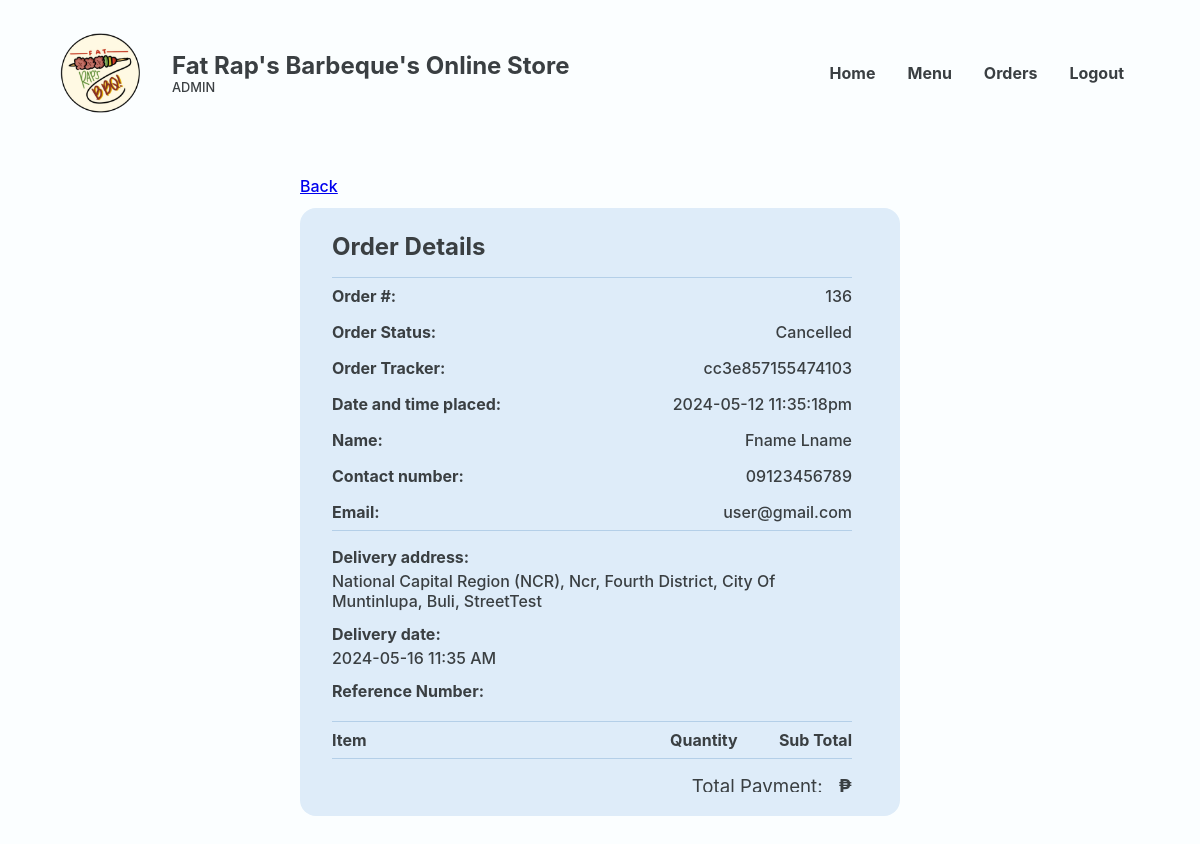
The page /Website/employee-order-details.php?PLACED_ORDER_ID=136 (signed in) on the database its author committed.
### tables this page shows
CREATE TABLE `placed_order` (
  `PLACED_ORDER_ID` int(18) UNSIGNED NOT NULL,
  `PRSN_ID` int(18) NOT NULL,
  `CUS_NAME` varchar(20) NOT NULL,
  `CUS_NUMBER` varchar(11) NOT NULL,
  `CUS_EMAIL` varchar(35) NOT NULL,
  `PLACED_ORDER_DATE` varchar(50) NOT NULL,
  `PLACED_ORDER_TOTAL` decimal(10,2) NOT NULL,
  `DELIVERY_ADDRESS` varchar(255) NOT NULL,
  `DELIVERY_DATE` varchar(50) NOT NULL,
  `PLACED_ORDER_STATUS` varchar(50) NOT NULL,
  `PLACED_ORDER_CONFIRMATION` varchar(50) NOT NULL,
  `PLACED_ORDER_TRACKER` varchar(16) NOT NULL,
  `PLACED_ORDER_NOTE` varchar(50) NOT NULL,
  `REFERENCE_NUMBER` varchar(50) NOT NULL,
  `GUEST_ORDER_IDENTIFIER` varchar(50) NOT NULL
);

### Website/employee-order-details.php (the view, shortened to what this page needs)
<?php
@include 'constants.php';
$PLACED_ORDER_ID = $_GET['PLACED_ORDER_ID'];
?>
<!DOCTYPE html>
<html lang="en">
<head>
    <link rel="stylesheet" href="header-styles.css">
    <link rel="stylesheet" href="admin-styles.css">
    <link href='https://unpkg.com/boxicons@2.1.4/css/boxicons.min.css' rel='stylesheet'>
</head>
<body>
    <header class="backend">
        <div class="header-container">
            <div class="website-title">
                <img id="logo" src="images/client-logo.png">
                <div class="text">
                    <h1>Fat Rap's Barbeque's Online Store</h1>
                    <p>ADMIN</p>
                </div>
            </div>
            <ul class='menubar'>
                <li><a href="<?php echo SITEURL; ?>admin-home.php">Home</a></li>
                <li><a href="<?php echo SITEURL; ?>admin-edit-menu.php">Menu</a></li>
                <li><a href="<?php echo SITEURL; ?>admin-new-orders.php">Orders</a></li>
                <?php
                if (isset($_SESSION['prsn_id'])) {
                ?>
                    <li><a href="<?php echo SITEURL; ?>logout.php">Logout</a>
                    </li>
                <?php
                } else {
                ?>
                    <li><a href="<?php echo SITEURL; ?>login-page.php">Login</a></li>
                <?php
                }
                ?>
            </ul>
        </div>
    </header>
    <main>
        <section class="section" id="order-details">
            <div class="container">
                <div class="section-wrapper column">
                    <a href="#" onclick="window.history.back();" class="back">Back</a>
                    <section class="block order-details">
                        <div class="scroll">
                            <h2>Order Details</h2>
                            <?php
                            $sql = "SELECT * FROM placed_order WHERE PLACED_ORDER_ID = '$PLACED_ORDER_ID'";
                            $res = mysqli_query($conn, $sql);
                            $count = mysqli_num_rows($res);
                            if ($count > 0) {
                                while ($row = mysqli_fetch_assoc($res)) {
                                    $PLACED_ORDER_ID = $row['PLACED_ORDER_ID'];
                                    $CUS_NAME = $row['CUS_NAME'];
                                    $CUS_NUMBER = $row['CUS_NUMBER'];
                                    $CUS_EMAIL = $row['CUS_EMAIL'];
                                    $PLACED_ORDER_DATE = $row['PLACED_ORDER_DATE'];
                                    $DELIVERY_ADDRESS = $row['DELIVERY_ADDRESS'];
                                    $DELIVERY_DATE = $row['DELIVERY_DATE'];
                                    $PLACED_ORDER_STATUS = $row['PLACED_ORDER_STATUS'];
                                    $PLACED_ORDER_TRACKER = $row['PLACED_ORDER_TRACKER'];
                            ?>
                                    <div>
                                        <table class="contact-info">
                                            <tr>
                                                <th>Order #:</th>
                                                <td><?php echo $PLACED_ORDER_ID ?></td>
                                            </tr>
                                            <tr>
                                                <th>Order Status:</th>
                                                <td><?php echo $PLACED_ORDER_STATUS ?></td>
                                            </tr>
                                            <tr>
                                                <th>Order Tracker:</th>
                                                <td><?php echo $PLACED_ORDER_TRACKER ?></td>
                                            </tr>
                                            <tr>
                                                <th>Date and time placed:</th>
                                                <td><?php echo $PLACED_ORDER_DATE ?></td>
                                            </tr>
                                            <tr>
                                                <th>Name:</th>
                                                <td><?php echo $CUS_NAME ?></td>
                                            </tr>
                                            <tr>
                                                <th>Contact number:</th>
                                                <td><?php echo $CUS_NUMBER ?></td>
                                            </tr>
                                            <tr>
                                                <th>Email:</th>
                                                <td><?php echo $CUS_EMAIL ?></td>
                                            </tr>
                                        </table>
                                    </div>
                                    <div class="delivery-grp">
                                        <div class="text-grp">
                                            <h3>Delivery address:</h3>
                                            <p><?php echo $DELIVERY_ADDRESS ?></p>
                                        </div>
                                        <div class="text-grp">
                                            <h3>Delivery date:</h3>
                                            <p><?php echo $DELIVERY_DATE ?></p>
                                        </div>
                                        <div class="text-grp">
                                            <h3>Reference Number:</h3>
                                        </div>
                                    </div>
                                    <div>
                                        <table class="order">
                                            <thead>
                                                <tr>
                                                    <th class="item-col">Item</th>
                                                    <th>Quantity</th>
                                                    <th class="subtotal-col">Sub Total</th>
                                                </tr>
                                            </thead>
                                                <?php
                                                $sql = "SELECT IN_ORDER_ID, FOOD_NAME, FOOD_PRICE, PRSN_ID, IN_ORDER_QUANTITY, IN_ORDER_TOTAL
        FROM food, in_order WHERE food.FOOD_ID = in_order.FOOD_ID AND IN_ORDER_STATUS != 'Delivered' AND PLACED_ORDER_ID = '$PLACED_ORDER_ID'";
                                                $res = mysqli_query($conn, $sql);
                                                ?>
                                                <?php
                                                $sql2 = "SELECT SUM(IN_ORDER_TOTAL) AS Total FROM  IN_ORDER WHERE PLACED_ORDER_ID = $PLACED_ORDER_ID";
                                                $res2 = mysqli_query($conn, $sql2);
                                                $row2 = mysqli_fetch_assoc($res2);
                                                $total = $row2['Total'];
                                                ?>
                                        </table>
                                    </div>
                                    <div class="payment">
                                        <h3>Total Payment:</h3>
                                        <h3>₱<?php echo $total ?></h3>
                                    </div>
                        </div>
                <?php
                                }
                            }
                ?>
                    </section>
                </div>
            </div>
        </section>
    </main>
</body>
</html>

### Website/header-styles.css (style rules this page uses)
*, *::before, *::after { margin: 0; padding: 0; box-sizing: border-box; font-family: inherit; }
:root { --bg:#F2FFE1; --primary:#f3d95c; --text:#3A001E; --text2: #FA3F1F; --input-bg:#F7F3DC; --eye-icon:#CEC699; --block: #4ADE5D; --block-p:#277B32; --block-h1: #0F4C17; --form-bg: #FFFDEF; --header-text: #3A001E; }
body { font-family: 'Inter', sans-serif; }
header, footer { width: 100%; display: flex; justify-content: center; align-items: center; }
header { height: 8rem; position: fixed; top: 0; z-index: 100; color: var(--header-text); background-color: var(--bg); }
header.backend { color: #3A3F42; background-color: #FBFEFF; }
.header-container, .footer-container { margin-inline: auto; margin-top: 2rem; margin-bottom: 0.9rem; width: 90%; max-width: 1200px; display: flex; justify-content: space-between; align-items: center; }
.website-title { display: flex; align-items: center; }
header img { width: 80px; position: relative; }
header .text { margin-left: 2rem; display: flex; flex-direction: column; gap: 0; }
header h1 { white-space: nowrap; font-size: 1.5rem; }
header .text p, footer .right-container p { font-size: 0.8rem; }
li > a { color: inherit; text-decoration: none; }
.menubar { display: flex; flex-direction: row; list-style-type: none; margin: 0; padding: 0; }
.menubar > li { font-weight: bold; margin: 0 1rem; overflow: hidden; }

### Website/admin-styles.css (style rules this page uses)
*, *::before, *::after { margin: 0; padding: 0; box-sizing: border-box; font-family: inherit; }
:root { --bg:#EDE9D0; --primary:#F5D636; --active-primary:#EDCB1C; --input-bg:#F7F3DC; --form-bg: #FFFDEF; --available:#A8D991; --available-text:#304D23; --fully-booked:#C13B24; --fully-booked-text:var(--text); --closed:#3B3B3B; --closed-text:#A9A9A9; --product-info-bg: #C13B24; --light-text: #FEFBEA; --text:#3A3F42; --light-blue: #DEECF9; --darker-row: #deecf94f; --sidemenu-blue: #6EA4E4; --sidemenu-blue-hover: #5790D5; --sidemenu-blue-text: #163860; --db-highlight-blue: #93CBFF; --gray: #878F94; --accept-green: #78D35A; --reject-red: #DA523B; }
html { color: var(--text); }
body { font-family: 'Inter', sans-serif; font-weight: 500; min-height: 100vh; color: #3A3F42; background-color: #FBFEFF; }
main { padding-top: 8rem; }
.section { width: 100%; display: flex; justify-content: center; align-items: center; }
.container { max-width: 1200px; width: 90%; margin: clamp(1rem, 5vw, 3rem) auto; margin-bottom: 5rem; }
.back { justify-content: space-between; }
.column { display: flex; flex-direction: column; }
table { background: white; border-radius: 1rem; border-collapse: collapse; width: 100%; }
td,th { text-align: left; text-wrap: nowrap; }
td { padding: 0.8rem; padding-left: 1rem; }
.block { background-color: var(--light-blue); border-radius: 1rem; padding: 1.5rem; }
.order-details { width: 40%; margin: 0 auto; padding-right: 0.5rem; }
.order-details .scroll { height: max-content; max-height: 70vh; display: flex; flex-direction: column; gap: 1rem; overflow: auto; overflow-x: hidden; padding-right: 1rem; }
a.back { width: 40%; margin: 0 auto; margin-bottom: 0.75rem; }
.order-details table { border-radius: 0; border-top: 1px solid #B4CFE8; border-bottom: 1px solid #B4CFE8; background-color: var(--light-blue); }
.order-details td, .order-details th { padding: 0.5rem 0; text-align: left; }
.order-details table.contact-info td { text-align: right; }
.order-details .delivery-grp { display: flex; flex-direction: column; gap: 0.8rem; }
.order-details .text-grp h3 { font-size: 1rem; margin-bottom: 4px; }
.order-details table .item-col { width: 65%; }
.order-details table .subtotal-col { text-align: right; }
.order-details .payment { display: flex; justify-content: flex-end; }
.order-details .payment h3:first-of-type { margin-right: 1rem; font-weight: normal; }
.section-wrapper { max-width: 600px; margin: 0 auto; }
.block { width: 100%; padding: 1.5rem 2rem; }
.layout section, a.back { width: 100%; }

### rows shown on the page
placed_order: PLACED_ORDER_ID "136", PLACED_ORDER_STATUS "Cancelled", PLACED_ORDER_TRACKER "cc3e857155474103", PLACED_ORDER_DATE "2024-05-12 11:35:18pm", CUS_NAME "Fname Lname", CUS_NUMBER "09123456789", CUS_EMAIL "user@gmail.com", DELIVERY_ADDRESS "National Capital Region (NCR), Ncr, Fourth District, City Of Muntinlupa, Buli, StreetTest", DELIVERY_DATE "2024-05-16 11:35 AM"
